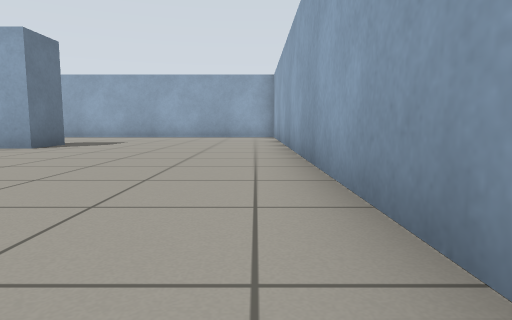
view 1 (above)

17 first-person views from a walk through a Gazebo world. The camera is 0.5 m above the floor, tilts 6° down and sees 75° across. The floor is counted in squares, 1 m on a side. Each view is taken from the middle of a square. On the plan, view 1 faces up. The plan holds only what a view shows up to about 9 squares ahead; the rest is blank.

view 2
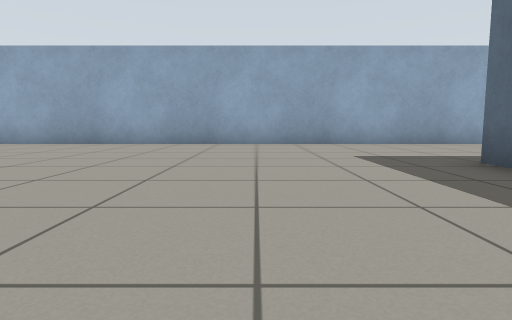

view 3
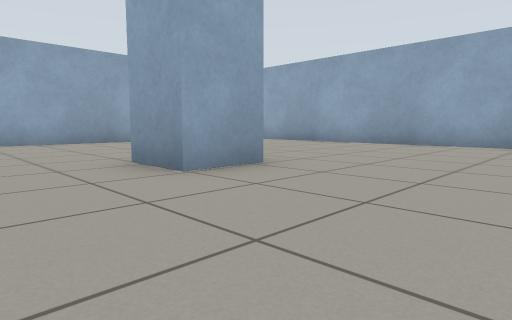

view 4
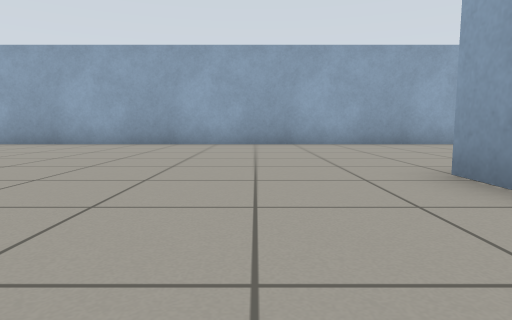

view 5
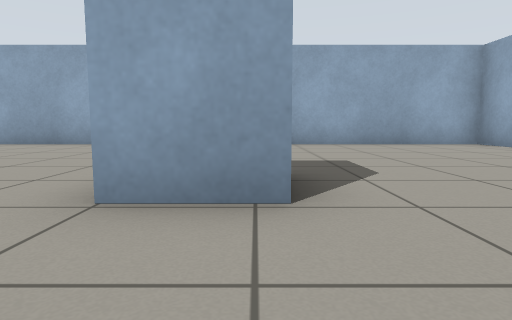

view 6
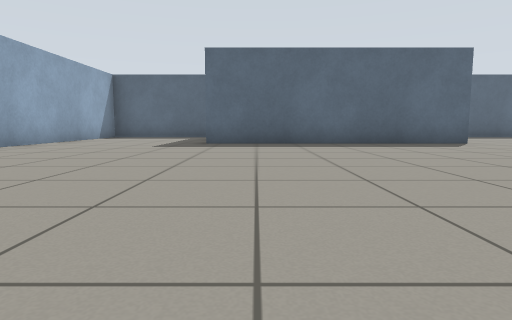

view 7
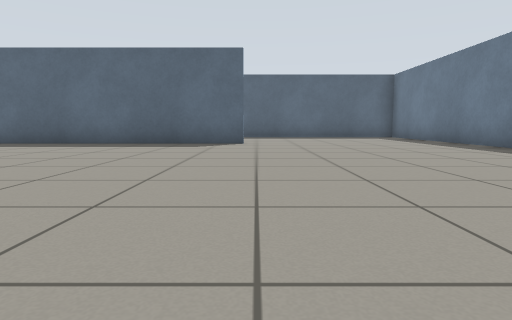

view 8
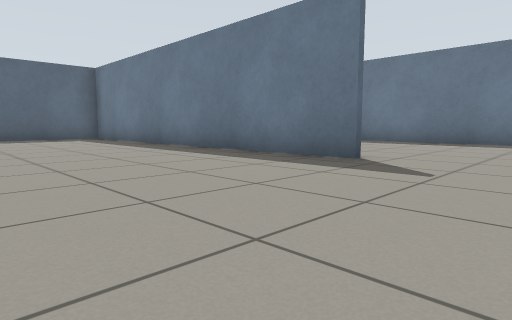

view 9
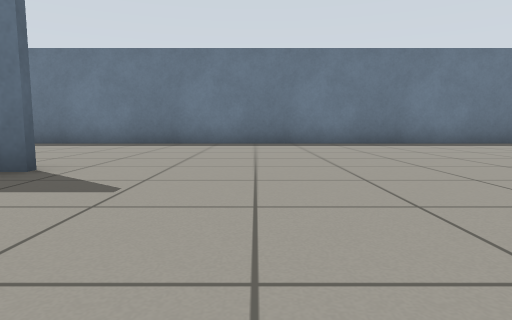

view 10
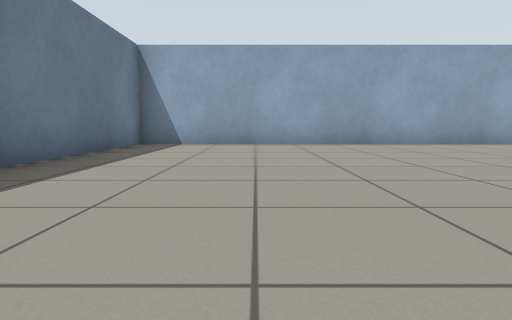

view 11
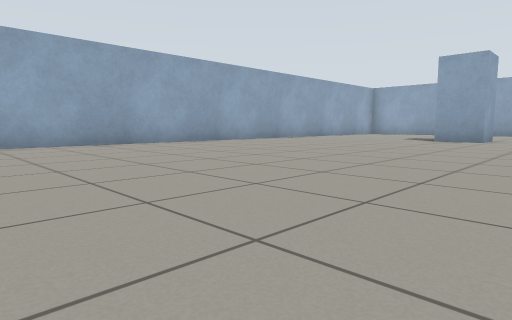

view 12
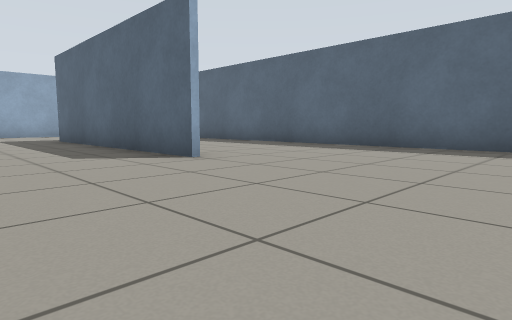

view 13
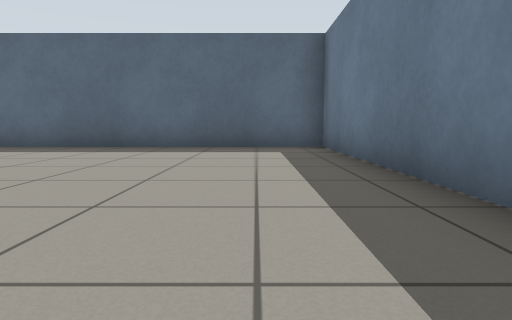

view 14
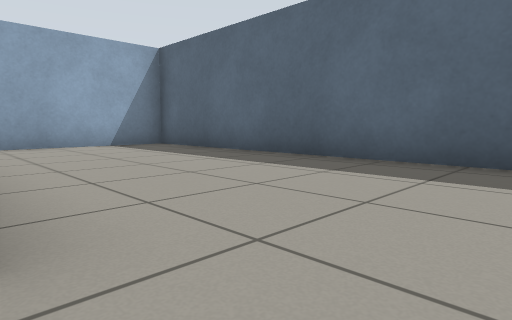

view 15
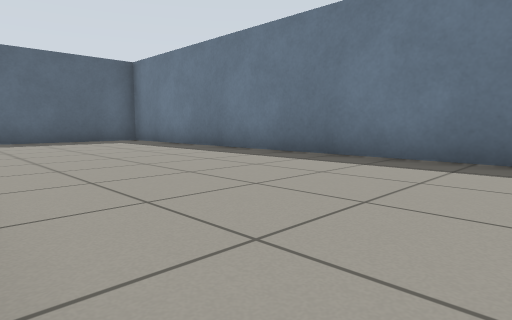

view 16
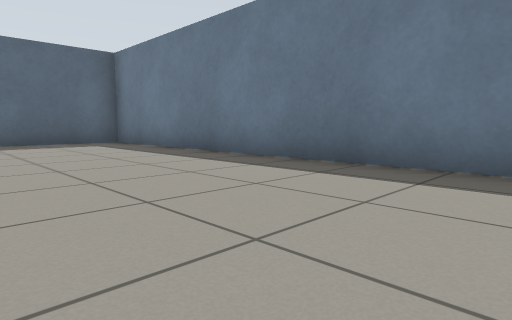

view 17
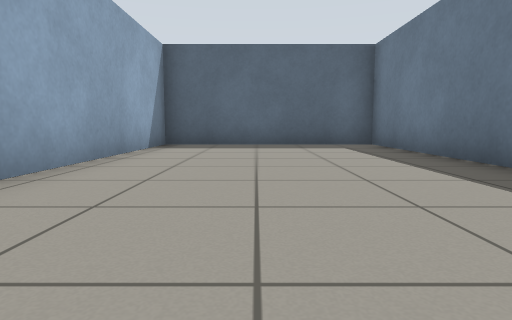

### Floor plan
Points are (right, up) in squares from view 1. A wall is a line through its corners. A room is listed if a view was taken in it or the views show most of it. See-through windows are left out.
Room 1 (views 1, 2, 3, 4, 5, 6, 7, 8, 9, 10, 11, 12, 13, 14, 15, 16, 17)
walls: (-16.5, 2.6) (-16.5, -7.6); (-10.8, -2.9) (-3.6, -2.9); (-4.8, 8.4) (-4.8, 7.1) (-6, 7.1) (-6, 8.4); (-16.7, -7.6) (-16.7, -2); (0.7, -6) (0.7, 9.1); (0.7, 12.4) (0.7, 13.6) (-22, 13.6) (-22, -7.6) (-3.8, -7.6) (-3.8, -4)

Positions as (right, up) in squares from view 1, and headings:
1: (0, 0), facing up
2: (-8, 0), facing right
3: (-8, 4), facing up-right
4: (-8, 5), facing up
5: (-5, 5), facing up
6: (-5, 6), facing down
7: (-11, 6), facing down
8: (-12, 5), facing down-left
9: (-13, 5), facing left
10: (-19, 5), facing up
11: (-17, 5), facing up-right
12: (-15, 0), facing down-right
13: (-15, 0), facing down
14: (-12, -3), facing down-right
15: (-17, 3), facing down-left
16: (-18, 2), facing down-left
17: (-19, 1), facing down
